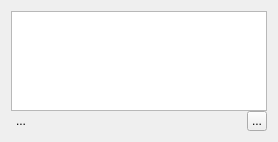
      <widget class="QWidget" name="layoutWidget1">
       <layout class="QVBoxLayout" name="verticalLayout_5">
        <property name="spacing">
         <number>1</number>
        </property>
        <property name="sizeConstraint">
         <enum>QLayout::SetMaximumSize</enum>
        </property>
        <item>
         <layout class="QVBoxLayout" name="verticalLayout_9">
          <property name="spacing">
           <number>0</number>
          </property>
          <item>
           <widget class="QListWidget" name="ErrorWidget">
            <property name="sizePolicy">
             <sizepolicy hsizetype="Expanding" vsizetype="Maximum">
              <horstretch>0</horstretch>
              <verstretch>0</verstretch>
             </sizepolicy>
            </property>
            <property name="maximumSize">
             <size>
              <width>16777215</width>
              <height>100</height>
             </size>
            </property>
            <property name="editTriggers">
             <set>QAbstractItemView::NoEditTriggers</set>
            </property>
            <property name="selectionMode">
             <enum>QAbstractItemView::NoSelection</enum>
            </property>
            <property name="resizeMode">
             <enum>QListView::Adjust</enum>
            </property>
            <property name="viewMode">
             <enum>QListView::ListMode</enum>
            </property>
            <property name="uniformItemSizes">
             <bool>false</bool>
            </property>
            <property name="currentRow">
             <number>-1</number>
            </property>
           </widget>
          </item>
          <item>
           <layout class="QHBoxLayout" name="horizontalLayout_5">
            <property name="spacing">
             <number>0</number>
            </property>
            <property name="sizeConstraint">
             <enum>QLayout::SetMaximumSize</enum>
            </property>
            <item>
             <widget class="QToolButton" name="btnlogtype">
              <property name="maximumSize">
               <size>
                <width>20</width>
                <height>20</height>
               </size>
              </property>
              <property name="text">
               <string>...</string>
              </property>
              <property name="icon">
               <iconset resource="../resourse/mainresource.qrc">
                <normaloff>:/icon/icon/logscreanall.png</normaloff>:/icon/icon/logscreanall.png</iconset>
              </property>
              <property name="iconSize">
               <size>
                <width>16</width>
                <height>16</height>
               </size>
              </property>
              <property name="autoRaise">
               <bool>true</bool>
              </property>
             </widget>
            </item>
            <item>
             <spacer name="horizontalSpacer_5">
              <property name="orientation">
               <enum>Qt::Horizontal</enum>
              </property>
              <property name="sizeHint" stdset="0">
               <size>
                <width>20</width>
                <height>3</height>
               </size>
              </property>
             </spacer>
            </item>
            <item>
             <widget class="QToolButton" name="btnclearlog">
              <property name="maximumSize">
               <size>
                <width>20</width>
                <height>20</height>
               </size>
              </property>
              <property name="text">
               <string>...</string>
              </property>
              <property name="icon">
               <iconset resource="../resourse/mainresource.qrc">
                <normaloff>:/icon/icon/logscreanclear.png</normaloff>:/icon/icon/logscreanclear.png</iconset>
              </property>
              <property name="iconSize">
               <size>
                <width>16</width>
                <height>16</height>
               </size>
              </property>
             </widget>
            </item>
           </layout>
          </item>
         </layout>
        </item>
       </layout>
      </widget>
